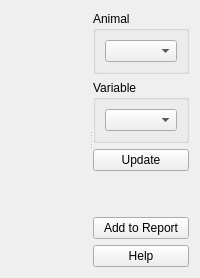
<?xml version="1.0" encoding="UTF-8"?>
<ui version="4.0">
 <author>Anton Rau</author>
 <class>TimeseriesAutocorrelationWidget</class>
 <widget class="QWidget" name="TimeseriesAutocorrelationWidget">
  <layout class="QVBoxLayout" name="verticalLayout">
   <item>
    <widget class="QSplitter" name="splitter">
     <property name="sizePolicy">
      <sizepolicy hsizetype="Expanding" vsizetype="Expanding">
       <horstretch>0</horstretch>
       <verstretch>0</verstretch>
      </sizepolicy>
     </property>
     <property name="orientation">
      <enum>Qt::Orientation::Horizontal</enum>
     </property>
     <widget class="MplCanvas" name="canvas" native="true">
      <property name="sizePolicy">
       <sizepolicy hsizetype="Preferred" vsizetype="Preferred">
        <horstretch>1</horstretch>
        <verstretch>0</verstretch>
       </sizepolicy>
      </property>
     </widget>
     <widget class="QWidget" name="widgetSettings" native="true">
      <layout class="QVBoxLayout" name="verticalLayout_6">
       <item>
        <widget class="QGroupBox" name="groupBoxAnimal">
         <property name="title">
          <string>Animal</string>
         </property>
         <layout class="QHBoxLayout" name="horizontalLayout">
          <item>
           <widget class="AnimalSelector" name="animalSelector"/>
          </item>
         </layout>
        </widget>
       </item>
       <item>
        <widget class="QGroupBox" name="groupBoxVariable">
         <property name="title">
          <string>Variable</string>
         </property>
         <layout class="QVBoxLayout" name="verticalLayout_4">
          <item>
           <widget class="VariableSelector" name="variableSelector"/>
          </item>
         </layout>
        </widget>
       </item>
       <item>
        <widget class="QPushButton" name="pushButtonUpdate">
         <property name="text">
          <string>Update</string>
         </property>
        </widget>
       </item>
       <item>
        <spacer name="verticalSpacer">
         <property name="orientation">
          <enum>Qt::Orientation::Vertical</enum>
         </property>
         <property name="sizeHint" stdset="0">
          <size>
           <width>20</width>
           <height>40</height>
          </size>
         </property>
        </spacer>
       </item>
       <item>
        <widget class="QPushButton" name="pushButtonAddReport">
         <property name="text">
          <string>Add to Report</string>
         </property>
        </widget>
       </item>
       <item>
        <widget class="QPushButton" name="pushButtonHelp">
         <property name="text">
          <string>Help</string>
         </property>
         <property name="icon">
          <iconset resource="../../../../resources/resources.qrc">
           <normaloff>:/icons/icons8-help-16.png</normaloff>:/icons/icons8-help-16.png</iconset>
         </property>
        </widget>
       </item>
      </layout>
     </widget>
    </widget>
   </item>
  </layout>
 </widget>
 <customwidgets>
  <customwidget>
   <class>MplCanvas</class>
   <extends>QWidget</extends>
   <header>tse_analytics.views.misc.MplCanvas</header>
   <container>1</container>
  </customwidget>
  <customwidget>
   <class>VariableSelector</class>
   <extends>QComboBox</extends>
   <header>tse_analytics.views.misc.variable_selector</header>
  </customwidget>
  <customwidget>
   <class>AnimalSelector</class>
   <extends>QComboBox</extends>
   <header>tse_analytics.views.misc.animal_selector</header>
  </customwidget>
 </customwidgets>
 <resources>
  <include location="../../../../resources/resources.qrc"/>
 </resources>
 <connections/>
</ui>
